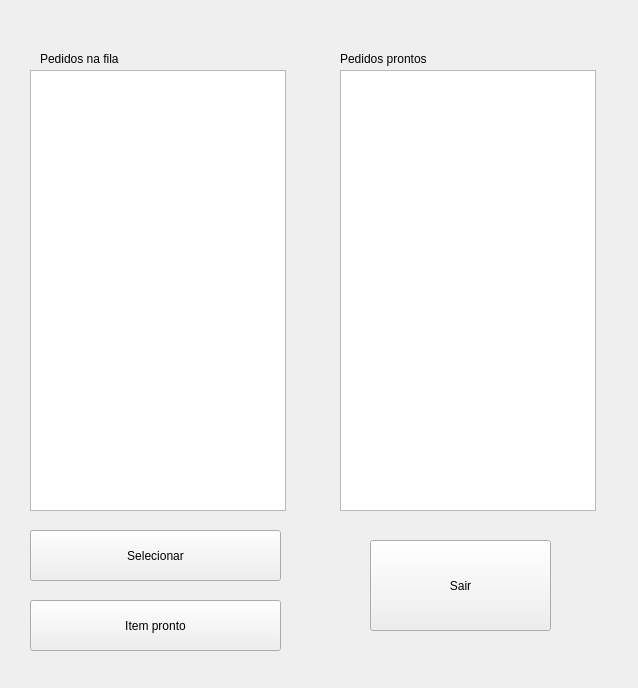
<?xml version="1.0" encoding="UTF-8"?>
<ui version="4.0">
 <class>Pedidos_Cozinheiro</class>
 <widget class="QWidget" name="Pedidos_Cozinheiro">
  <property name="geometry">
   <rect>
    <x>0</x>
    <y>0</y>
    <width>638</width>
    <height>688</height>
   </rect>
  </property>
  <property name="windowTitle">
   <string>Form</string>
  </property>
  <widget class="QLabel" name="label">
   <property name="geometry">
    <rect>
     <x>40</x>
     <y>50</y>
     <width>101</width>
     <height>17</height>
    </rect>
   </property>
   <property name="text">
    <string>Pedidos na fila</string>
   </property>
  </widget>
  <widget class="QListView" name="listView">
   <property name="geometry">
    <rect>
     <x>30</x>
     <y>70</y>
     <width>256</width>
     <height>441</height>
    </rect>
   </property>
  </widget>
  <widget class="QPushButton" name="pushButton">
   <property name="geometry">
    <rect>
     <x>30</x>
     <y>530</y>
     <width>251</width>
     <height>51</height>
    </rect>
   </property>
   <property name="text">
    <string>Selecionar</string>
   </property>
  </widget>
  <widget class="QPushButton" name="pushButton_2">
   <property name="geometry">
    <rect>
     <x>30</x>
     <y>600</y>
     <width>251</width>
     <height>51</height>
    </rect>
   </property>
   <property name="text">
    <string>Item pronto</string>
   </property>
  </widget>
  <widget class="QLabel" name="label_2">
   <property name="geometry">
    <rect>
     <x>340</x>
     <y>50</y>
     <width>91</width>
     <height>17</height>
    </rect>
   </property>
   <property name="text">
    <string>Pedidos prontos</string>
   </property>
  </widget>
  <widget class="QListView" name="listView_2">
   <property name="geometry">
    <rect>
     <x>340</x>
     <y>70</y>
     <width>256</width>
     <height>441</height>
    </rect>
   </property>
  </widget>
  <widget class="QPushButton" name="pushButton_3">
   <property name="geometry">
    <rect>
     <x>370</x>
     <y>540</y>
     <width>181</width>
     <height>91</height>
    </rect>
   </property>
   <property name="text">
    <string>Sair</string>
   </property>
  </widget>
 </widget>
 <resources/>
 <connections/>
</ui>
